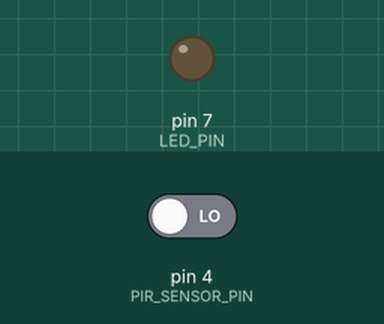
Simulated run of this sketch. Board: Arduino Uno, built with avr-gcc and run on an emulated ATmega328P. Parts: output pins drawn as LEDs (lit = HIGH). The test bench sets the inputs (shaded band); at power-on: pin 4 (PIR_SENSOR_PIN) LOW. What the sketch prints to the serial monitor is not drawn.

Above: at 1.8 s.
1.9 s: pin 4 (PIR_SENSOR_PIN) driven HIGH
At 2.8 s:
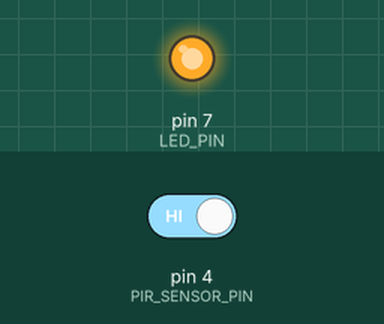
Timing chart, 0 to 4.9 s (numbered marks = the images above; inputs shaded):
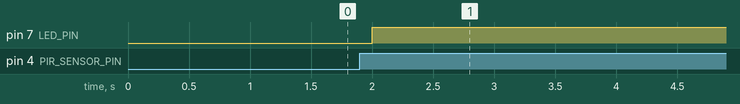

Measured:
- after the input at 1.9 s, pin 7 (LED_PIN): LOW → HIGH after 0.10 s

The sketch:

motion_detection.ino
```cpp
#define PIR_SENSOR_PIN  4  // Connect HC-SR501 OUT to D3
#define LED_PIN         7  // Connect an LED to D8

void setup() {
  Serial.begin(115200);
  pinMode(PIR_SENSOR_PIN, INPUT);
  pinMode(LED_PIN, OUTPUT);
  digitalWrite(LED_PIN, LOW);

  Serial.println("HC-SR501 Motion Sensor Initialized!");
}

void loop() {
  int motionDetected = digitalRead(PIR_SENSOR_PIN);
  Serial.println(motionDetected);

  if (motionDetected == HIGH) {
    Serial.println("⚠️ Motion Detected!");
    digitalWrite(LED_PIN, HIGH);  // Turn on LED
    delay(5000);  // Keep LED ON for 5 seconds
  } else {
    digitalWrite(LED_PIN, LOW);   // Turn off LED
  }

  delay(500);  // Small delay to reduce false triggers
}
```
